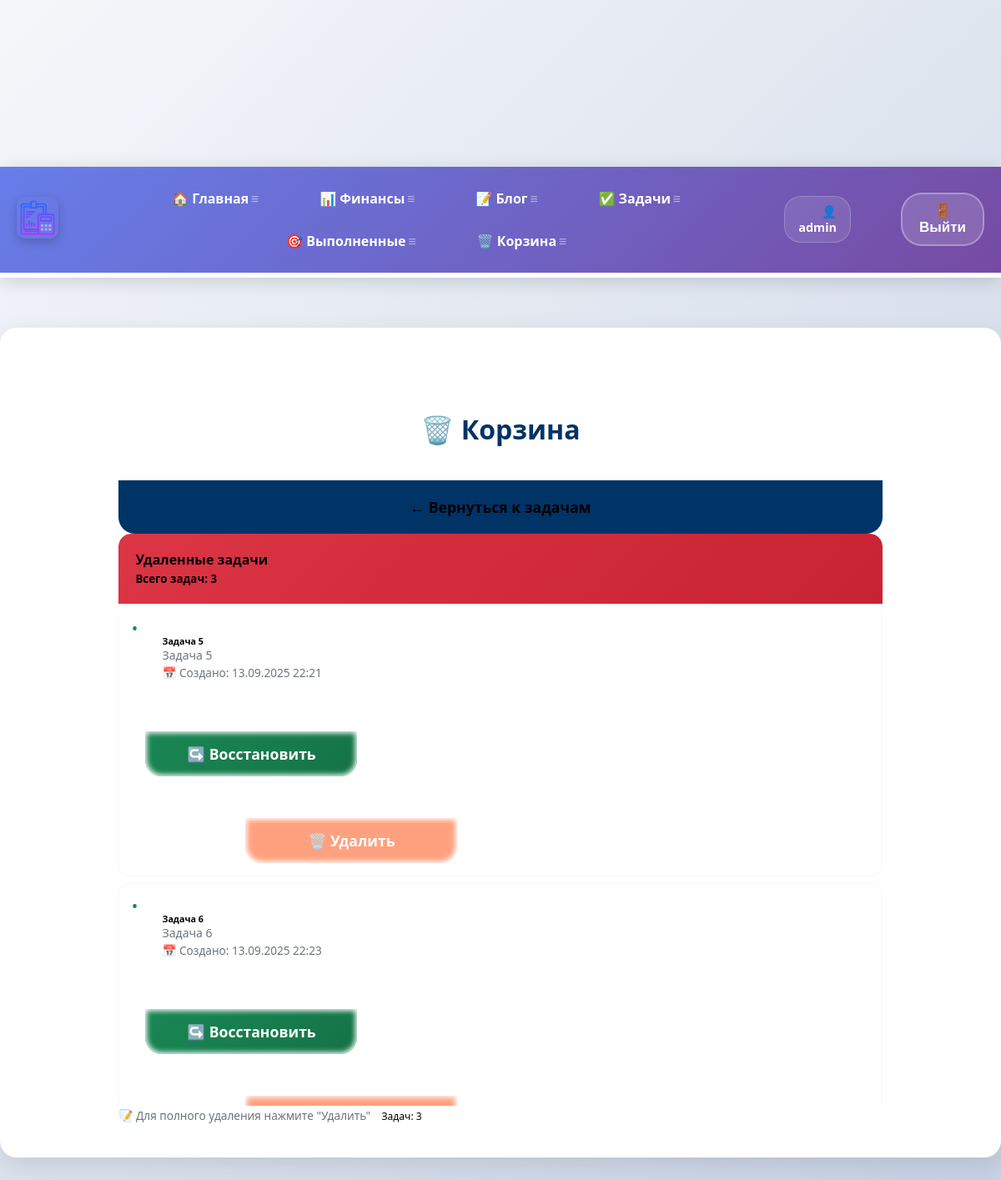
Page /todo/trash/ (signed in) on the committed database.
### todo/models.py (models this page shows, shortened)
class Todo(models.Model):
    title = models.CharField(max_length=100)
    memo = models.TextField(blank=True)
    created = models.DateTimeField(auto_now_add=True)
    date_completed = models.DateTimeField(blank=True, null=True)
    important = models.BooleanField(default=False)
    user = models.ForeignKey(User, on_delete=models.CASCADE, blank=True, null=True)
    is_deleted = models.BooleanField(default=False)

### todo/views.py (the view)
# urls.py: path('trash/', views.trash_bin, name='trashbin' ),
@login_required
def trash_bin(request):
    delete_todos = Todo.objects.filter(user=request.user, is_deleted=True)
    return render(request, 'todo/trashbin.html', {'delete_todos': delete_todos})

### todo/templates/todo/trashbin.html (shortened to what this page needs)
{% extends 'skills/base.html' %}
{% block content %}
<div class="container mt-4">
    <div class="row justify-content-center">
        <div class="col-lg-8">
            <div class="d-flex justify-content-between align-items-center mb-4">
                <h1 class="text-danger">
                    🗑️ Корзина
                </h1>
                <a href="{% url 'currenttodos' %}" class="btn btn-outline-primary">
                    ← Вернуться к задачам
                </a>
            </div>
            <div class="card shadow-lg">
                <div class="card-header bg-danger text-white">
                    <h4 class="mb-0">Удаленные задачи</h4>
                    <small>Всего задач: {{ delete_todos|length }}</small>
                </div>
                <div class="card-body">
                    {% if delete_todos %}
                    <div class="list-group">
                        {% for todo in delete_todos %}
                        <div class="list-group-item list-group-item-action border-0 mb-3 rounded todo-element">
                            <div class="d-flex justify-content-between align-items-start">
                                <div class="flex-grow-1 me-3">
                                    <a href="{% url 'viewtodo' todo.id %}" class="text-decoration-none text-dark">
                                        <h6 class="mb-1">
                                            {{ todo.title }}
                                        </h6>
                                        {% if todo.memo %}
                                        <p class="mb-2 text-muted small">{{ todo.memo|truncatewords:20 }}</p>
                                        {% endif %}
                                        <small class="text-muted">
                                            📅 Создано: {{ todo.created|date:"d.m.Y H:i" }}
                                        </small>
                                    </a>
                                </div>
                                <div class="d-flex flex-column gap-2 restore">
                                    <form action="{% url 'restoretodo' todo.id %}" method="post" class="mb-0">
                                        <button type="submit" class="btn btn-success btn-sm">
                                            ↪️ Восстановить
                                        </button>
                                    </form>
                                    <form action="{% url 'deletetodo' todo.id %}" method="post" class="mb-0">
                                        <button type="submit" class="btn btn-outline-danger btn-sm remove">
                                            🗑️ Удалить
                                        </button>
                                    </form>
                                </div>
                            </div>
                        </div>
                        {% endfor %}
                    </div>
                    {% endif %}
                </div>
                {% if delete_todos %}
                <div class="card-footer bg-light">
                    <div class="d-flex justify-content-between align-items-center">
                        <small class="text-muted">
                            📝 Для полного удаления нажмите "Удалить"
                        </small>
                        <span class="badge bg-secondary">
                            Задач: {{ delete_todos|length }}
                        </span>
                    </div>
                </div>
                {% endif %}
            </div>
        </div>
    </div>
</div>
{% endblock %}

### skills/templates/skills/base.html (shortened to what this page needs)
<!DOCTYPE html>
{% load static %}
<html lang="ru">
<head>
    <link rel="stylesheet" href="{% static 'css/style3.css' %}">
    </head>
<body>
<div class="menu">
    <div class="wrap">
        <div class="menu_header">
            {% if user.is_authenticated %}
            <div class="logo">
                <a href="{% url 'index' %}">
                    <img src="{% static 'skills/logo.png' %}" alt="Логотип" class="image">
                </a>
            </div>
            <ul class="menu_total" id="mainMenu">
                <li><a href="{% url 'index' %}">🏠 Главная</a></li>
                <li><a href="{% url 'financial_analysis_page' %}">📊 Финансы</a></li>
                <li><a href="{% url 'blogs' %}">📝 Блог</a></li>
                <li><a href="{% url 'currenttodos' %}">✅ Задачи</a></li>
                <li><a href="{% url 'completedtodos' %}">🎯 Выполненные</a></li>
                <li><a href="{% url 'trashbin' %}">🗑️ Корзина</a></li>
            </ul>
            <ul class="menu_second">
                <li class="logo2">👤 {{ user.username }}</li>
                <li>
                    <form action="{% url 'logoutuser' %}" method="post">
                        <button class="top">🚪 Выйти</button>
                    </form>
                </li>
            </ul>
            {% endif %}
        </div>
    </div>
</div>
<div class="content">
    <div class="wrap">
        {% block content %}
        {% endblock %}
    </div>
</div>
</body>
</html>

### rows in the picture
Todo: title "Задача 5", memo "Задача 5", created "13.09.2025 22:21"
Todo: title "Задача 6", memo "Задача 6", created "13.09.2025 22:23"

### other values in the picture
{{ user.username }} "admin"
{{ delete_todos|length }} "3"
